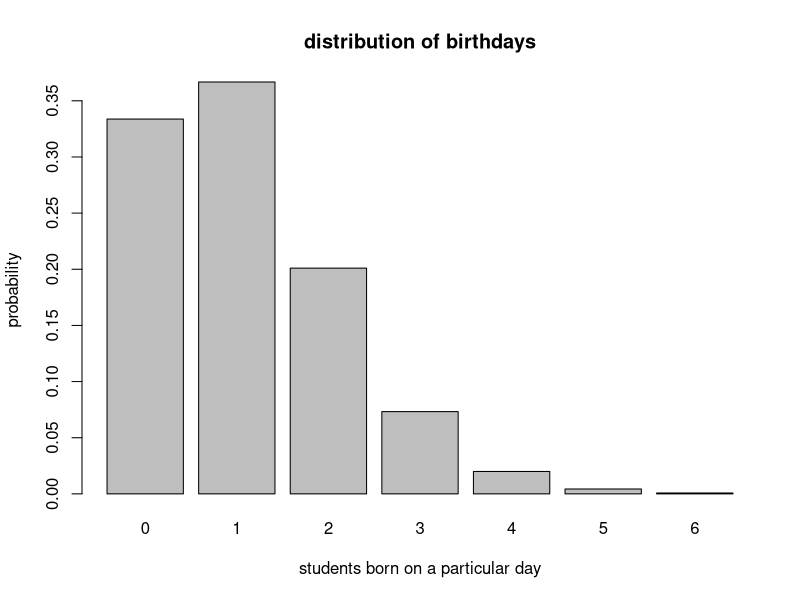
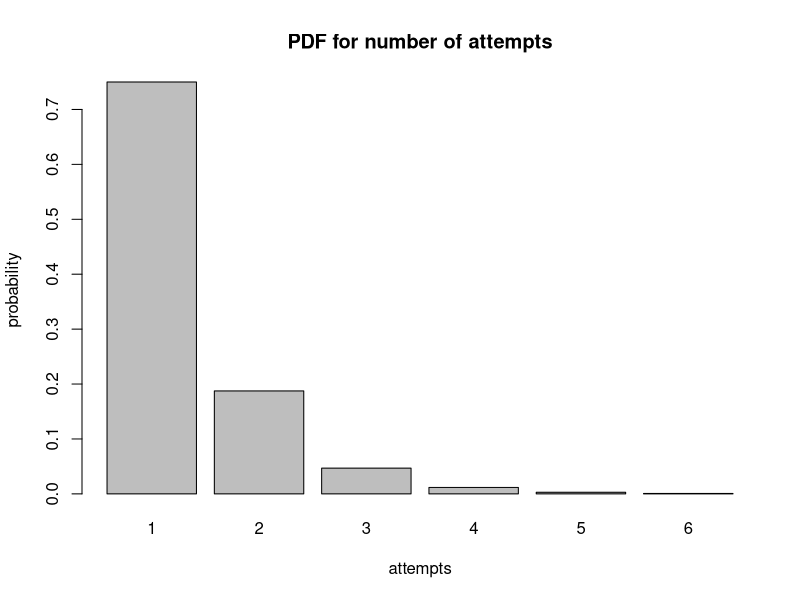
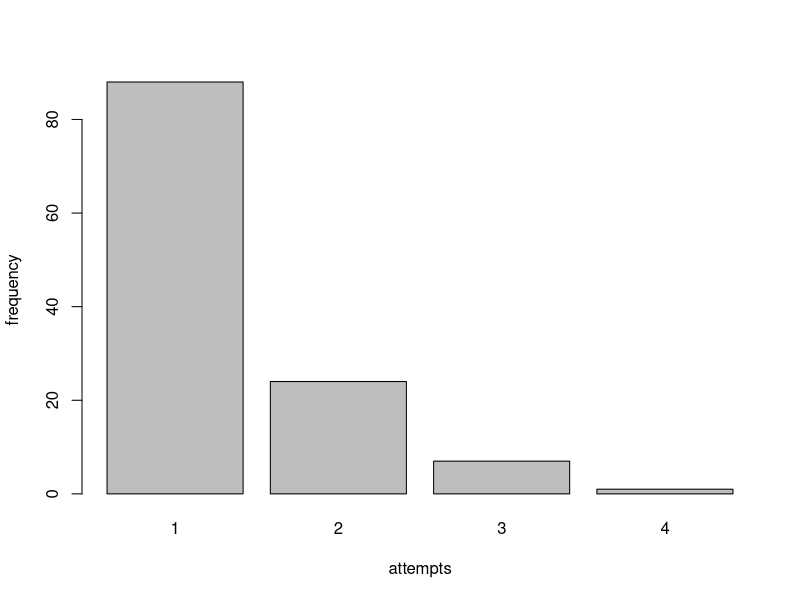
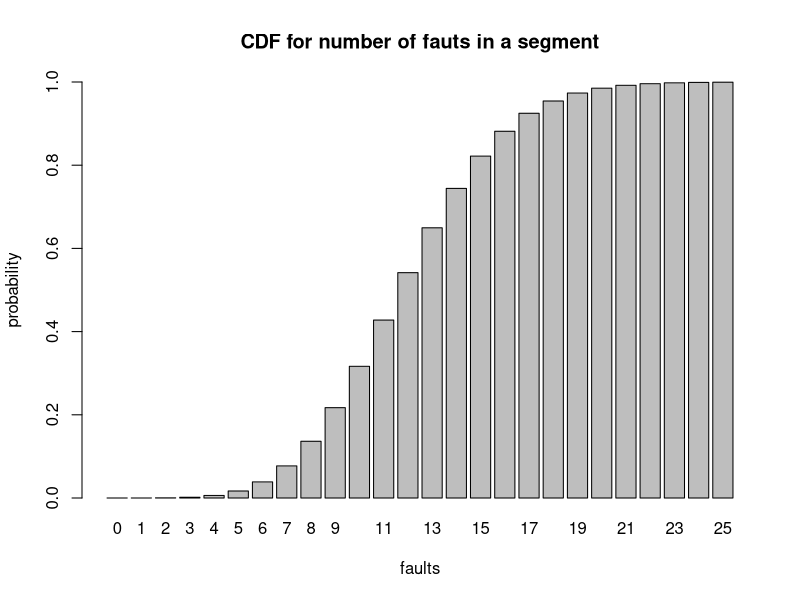
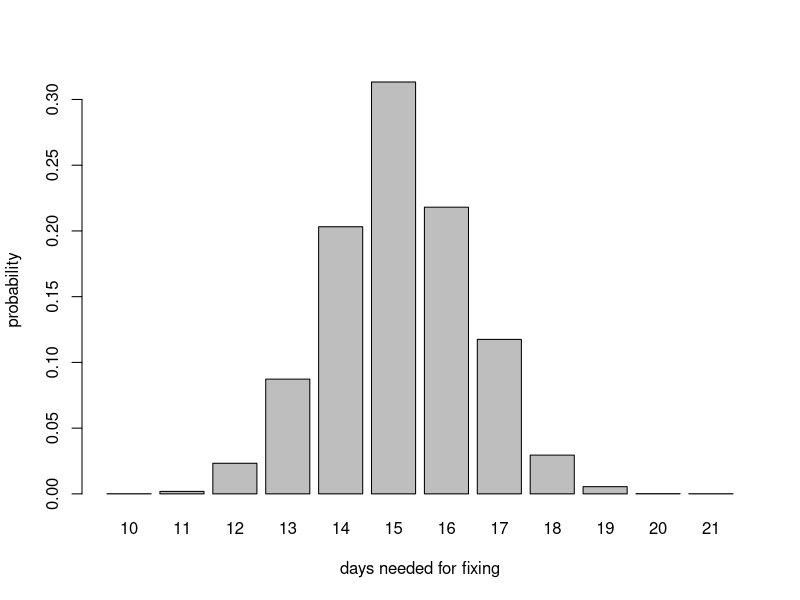
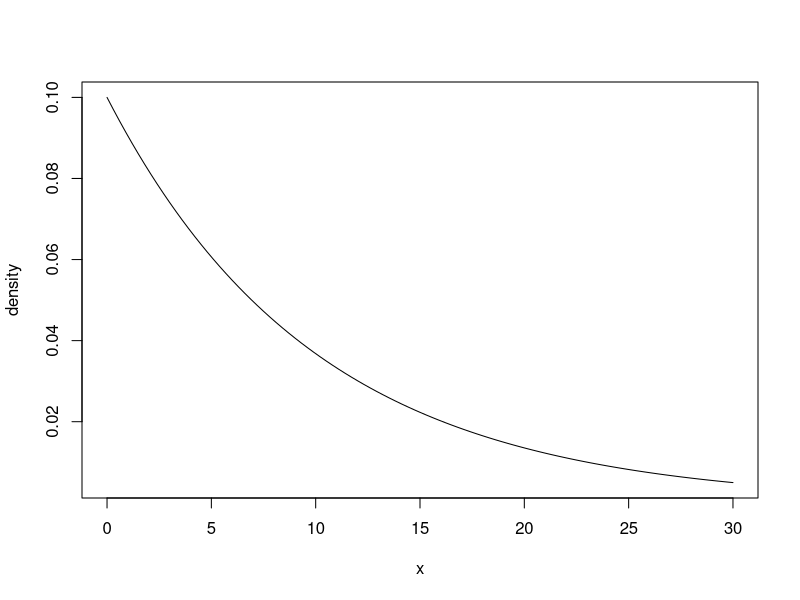
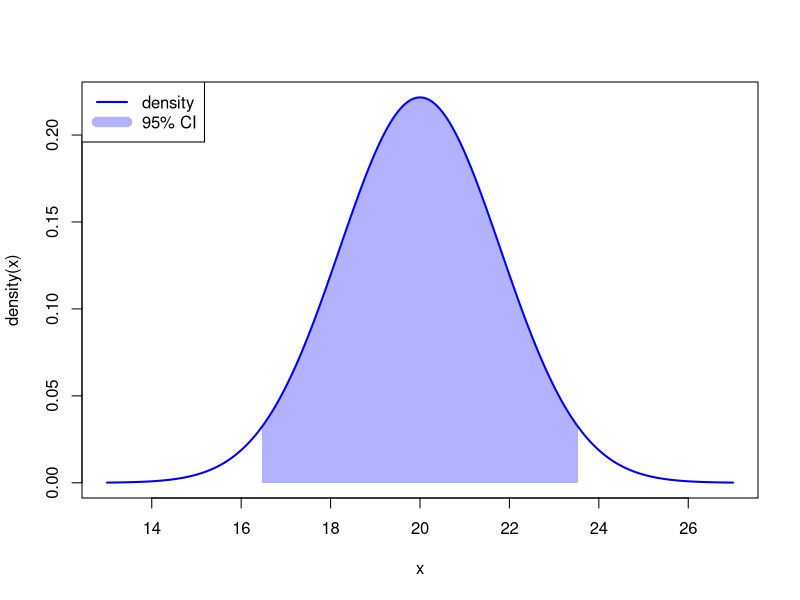
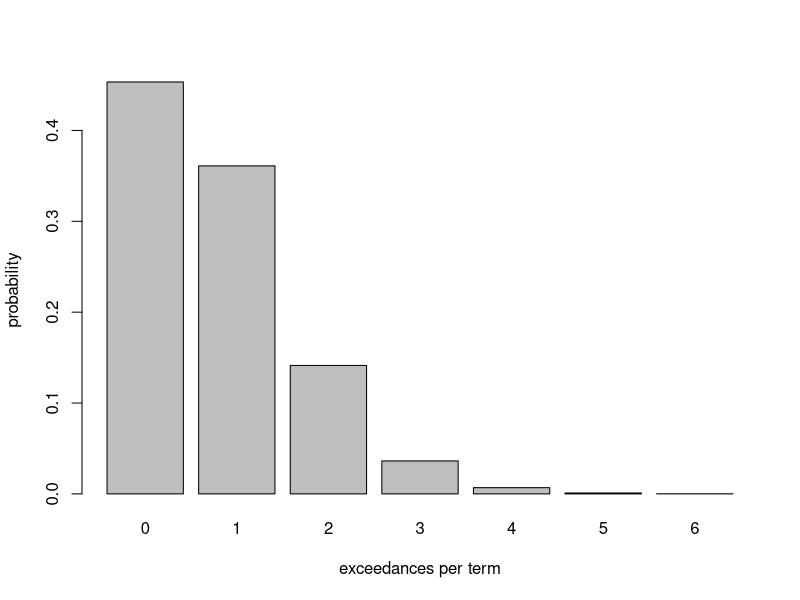

Here is the R script that generated these plots, in order:
## ---- chunk 1
knitr::opts_chunk$set(echo = TRUE)
setwd('/home/rob/Documents/repos/em2b_r_solutions')
pistonrings <- read.table("PistonRings.dat", header=TRUE)
waves <- read.csv("WaveTest01.csv", header=TRUE)
## ---- chunk 2
barplot(dbinom(0:6, size = 400, prob = 1/365), 
        names.arg = 0:6, 
        ylab = "probability", 
        xlab = "students born on a particular day", 
        main = "distribution of birthdays")
## ---- chunk 3
barplot(dgeom(0:5, prob = .75), 
        names.arg = 1:6, 
        ylab = "probability", 
        xlab = "attempts", 
        main = "PDF for number of attempts")
## ---- chunk 4
1-pgeom(1, prob = .75)
## ---- chunk 5
set.seed(333) # for reproducibility
class.of.120 <- 1+rgeom(120, prob = .75)
# mean of the class
mean(class.of.120)
## ---- chunk 6
table(class.of.120)
barplot(table(class.of.120), ylab = "frequency", xlab = "attempts")
## ---- chunk 7
p.0 <- dpois(0, lambda = 12.3)
expected.loss <- 1000*p.0
print(expected.loss)
## ---- chunk 8
barplot(ppois(0:25, lambda = 12.3), 
        names.arg = 0:25, 
        ylim = c(0,1),
        ylab = "probability", 
        xlab = "faults", 
        main = "CDF for number of fauts in a segment")
## ---- chunk 9
# probability of segment having no more than 15 faults
p.15 <- ppois(15, lambda = 12.3)
# since all segments have equal probability of having no more than 15 faults
# we are looking for the 10th power of this (each factor in the above product is equal)
print(p.15^10)
## ---- chunk 10
set.seed(333)
# get samples
N <- 10000
T.samples <- rpois(N, lambda = 123)
# 95% fault free means T.95 faults are fixed where T.95 is given by
T.95 <- ceiling(0.95*T.samples)
# two engineers, each with a team, can fix 8 faults per day
days.to.fix <- ceiling(T.95/8)
table(days.to.fix)
barplot(table(days.to.fix)/N, xlab = "days needed for fixing", ylab = "probability")
## ---- chunk 11
curve(dexp(x, rate = 1/10), 0, 30, ylab = "density", xlab = "x")
## ---- chunk 12
# this can be found using the upper tail cdf
pexp(12, rate = 1/10, lower.tail = FALSE)
## ---- chunk 13
pexp(4, rate = 1/10, lower.tail = FALSE)
## ---- chunk 14
CI.95 <- qnorm(c(0.025, 0.975), mean = 20, sd = 1.8)
print(CI.95)
## ---- chunk 15
CIblue <- adjustcolor("blue", alpha.f = 0.3)
polygon.range <- seq(from = CI.95[1], to = CI.95[2], by = 0.001)
y <- seq(from = 13, to = 27, by = 0.01)
corners.polygon.X <- c(CI.95[1], polygon.range, CI.95[2])
corners.polygon.Y <- c(0, dnorm(polygon.range, mean = 20, sd = 1.8), 0)
plot(y, dnorm(y, mean = 20, sd = 1.8),
     type = "l", lwd = 2, col = "blue", xlab = "x", ylab = "density(x)")
polygon(corners.polygon.X, 
        corners.polygon.Y, 
        col = CIblue, 
        lty = 1, lwd = 1, border = NA)
legend("topleft", legend = c("density", "95% CI"), 
       col = c("blue", CIblue), 
       lty = c(1, 1), lwd = c(2, 10))

## ---- chunk 16
pnorm(24, mean = 20, sd = 1.8, lower.tail = FALSE)
60*pnorm(24, mean = 20, sd = 1.8, lower.tail = FALSE)
## ---- chunk 17
barplot(dbinom(0:6, size = 60, prob = 0.0131), 
        names.arg = 0:6, 
        ylab = "probability", 
        xlab = "exceedances per term")
## ---- chunk 18
qqnorm(pistonrings$diameter)
qqline(pistonrings$diameter)
## ---- chunk 19
shapiro.test(pistonrings$diameter)
## ---- chunk 20
qqnorm(waves$Height)
qqline(waves$Height)
## ---- chunk 21
shapiro.test(waves$Height)
